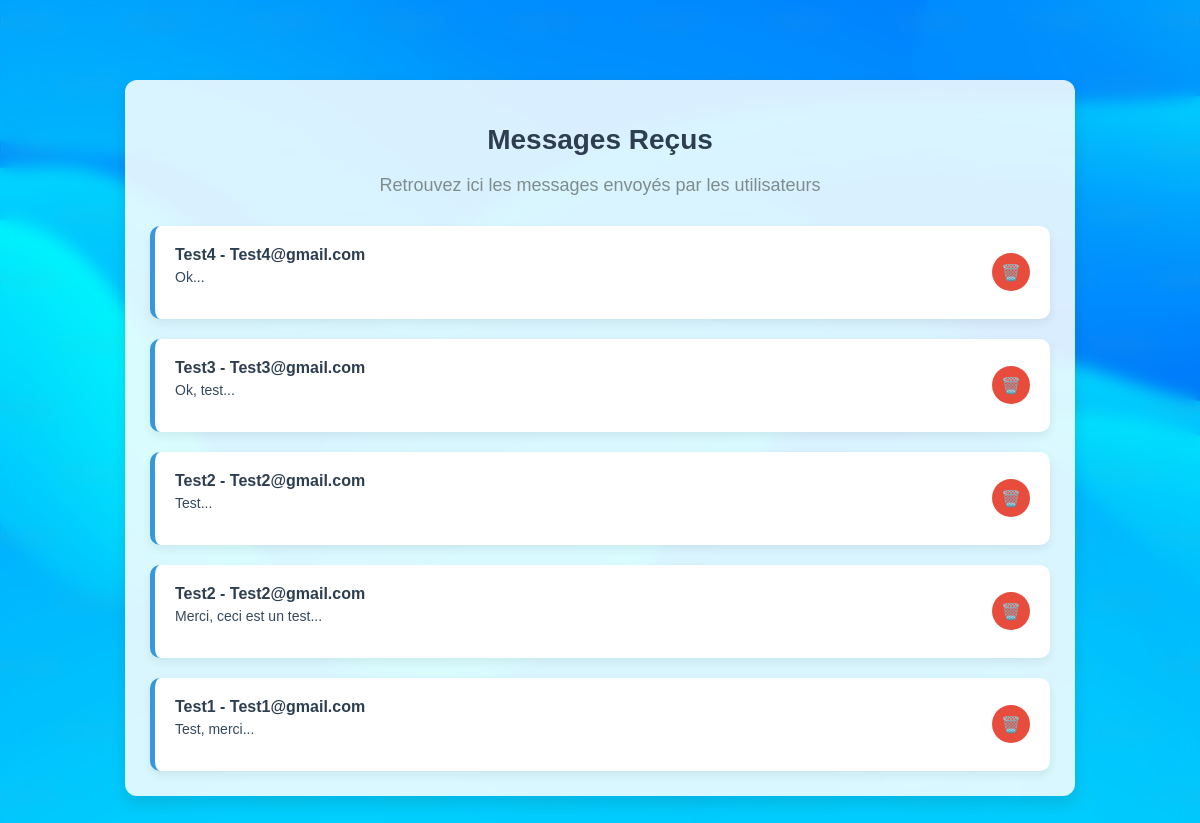
The app's page /Mission12/message.php with its own data.
### tables this page shows
CREATE TABLE IF NOT EXISTS `message_utilisateurs` (
  `Identifiant` int(11) NOT NULL AUTO_INCREMENT,
  `Nom` varchar(50) NOT NULL,
  `E_mail` varchar(50) NOT NULL,
  `Message` text NOT NULL,
  `Identifiant_Administrateur` int(11) DEFAULT NULL,
  PRIMARY KEY (`Identifiant`),
  KEY `Message_utilisateurs_Administrateur_FK` (`Identifiant_Administrateur`)
);

### Mission12/message.php (the view, shortened to what this page needs)
<?php
@include("connexion.php");
$requete = "SELECT Identifiant, Nom, E_mail, Message FROM message_utilisateurs ORDER BY Identifiant DESC";
$stmt = $pdo->query($requete);
$messages = $stmt->fetchAll(PDO::FETCH_ASSOC);
?>
<!DOCTYPE html>
<html lang="fr">
<head>
    <link rel="stylesheet" href="message.css">
</head>
<body>
    <main class="content">
        <h1>Messages Reçus</h1>
        <h2>Retrouvez ici les messages envoyés par les utilisateurs</h2>
        <div class="articles">
            <?php foreach ($messages as $message) { ?>
            <article class="article">
                <div class="article-content">
                    <h3><?php echo htmlspecialchars($message['Nom']); ?> - <?php echo htmlspecialchars($message['E_mail']); ?></h3>
                    <p><?php echo htmlspecialchars(substr($message['Message'], 0, 150)) . '...'; ?></p>
                </div>
                <form action="supprimer_message.php" method="post" onsubmit="return confirm('Voulez-vous vraiment supprimer ce message ?');">
                    <button type="submit" class="delete-btn">🗑️</button>
                </form>
            </article>
            <?php } ?>
        </div>
    </main>
</body>
</html>

### Mission12/message.css (style rules this page uses)
body { margin: 0; font-family: Arial, sans-serif; padding: 30px; background: url('Images/Background4.jpg') center/cover no-repeat fixed; backdrop-filter: blur(8px); height: 100vh; display: flex; justify-content: center; align-items: flex-start; }
.content { max-width: 900px; width: 90%; background: rgba(255, 255, 255, 0.85); backdrop-filter: blur(5px); padding: 25px; border-radius: 12px; box-shadow: 0 8px 15px rgba(0, 0, 0, 0.1); margin-top: 50px; }
h1 { font-size: 28px; font-weight: bold; text-align: center; color: #2c3e50; }
h2 { font-size: 18px; font-weight: normal; color: #7f8c8d; text-align: center; margin-top: 10px; }
.articles { display: flex; flex-direction: column; gap: 20px; margin-top: 30px; }
.article { display: flex; align-items: center; justify-content: space-between; background-color: white; padding: 20px; border-radius: 10px; border-left: 5px solid #3498db; box-shadow: 0 4px 10px rgba(0, 0, 0, 0.07); transition: transform 0.2s ease; }
.article-content { flex: 1; margin-right: 15px; }
.article-content h3 { font-size: 16px; margin: 0; color: #2c3e50; }
.article-content p { font-size: 14px; color: #34495e; margin-top: 5px; word-break: break-word; }
.delete-btn { background-color: #e74c3c; color: white; border: none; border-radius: 50%; width: 38px; height: 38px; font-size: 16px; cursor: pointer; display: flex; align-items: center; justify-content: center; }

### records on screen
message_utilisateurs: Nom "Test4", E_mail "Test4@gmail.com", Message "Ok"
message_utilisateurs: Nom "Test3", E_mail "Test3@gmail.com", Message "Ok, test"
message_utilisateurs: Nom "Test2", E_mail "Test2@gmail.com", Message "Test"
message_utilisateurs: Nom "Test2", E_mail "Test2@gmail.com", Message "Merci, ceci est un test"
message_utilisateurs: Nom "Test1", E_mail "Test1@gmail.com", Message "Test, merci"
